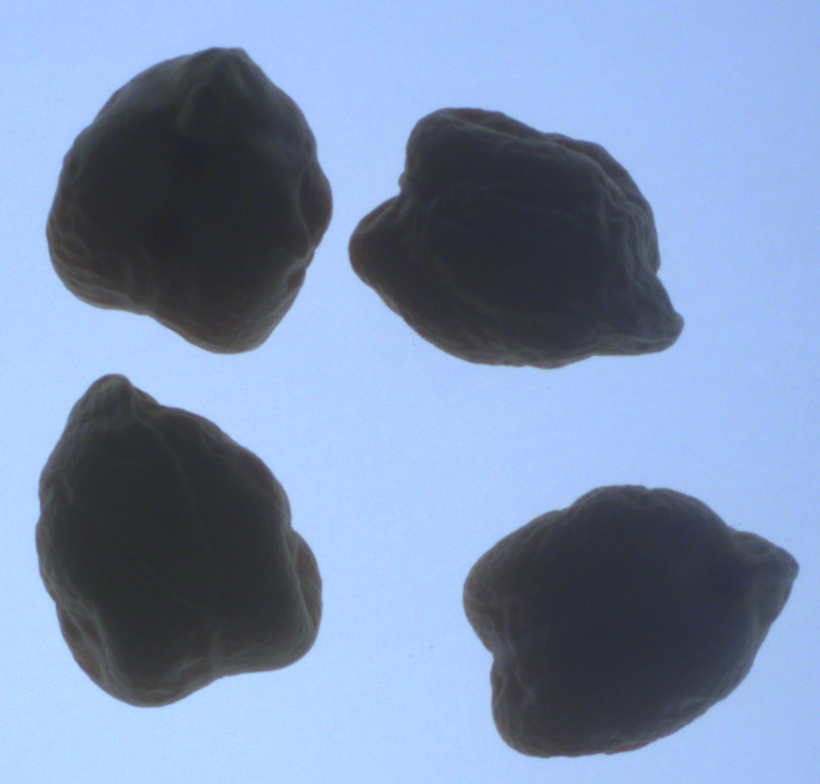
#> input picture Basic level image processing/c8_Thresholding/Resim1_Dort_Nohut.png, 820 x 784 px
$ python K9_4_RESIM_Esikleme_Threshold_BINARY_OTSU.py
#> lines starting #> are read from the running program, lines starting #| are printed output that depends on the picture; after the words box and inside, x2 and y2 are one past the last pixel; in counts of white or black regions, pixels touching at a corner belong together

import cv2
import numpy as np
import matplotlib.pyplot as plt

# Resmi oku
img1 = cv2.imread('Resim1_Dort_Nohut.png')
#> img1 is the input picture: shape (784, 820, 3); mean B, G, R 176.9, 144.3, 124.2
#img1 = cv2.imread('Resim2_Coklu_Bugday.png')

# Gri tonlamaya çevir
img = cv2.cvtColor(img1, cv2.COLOR_BGR2GRAY)
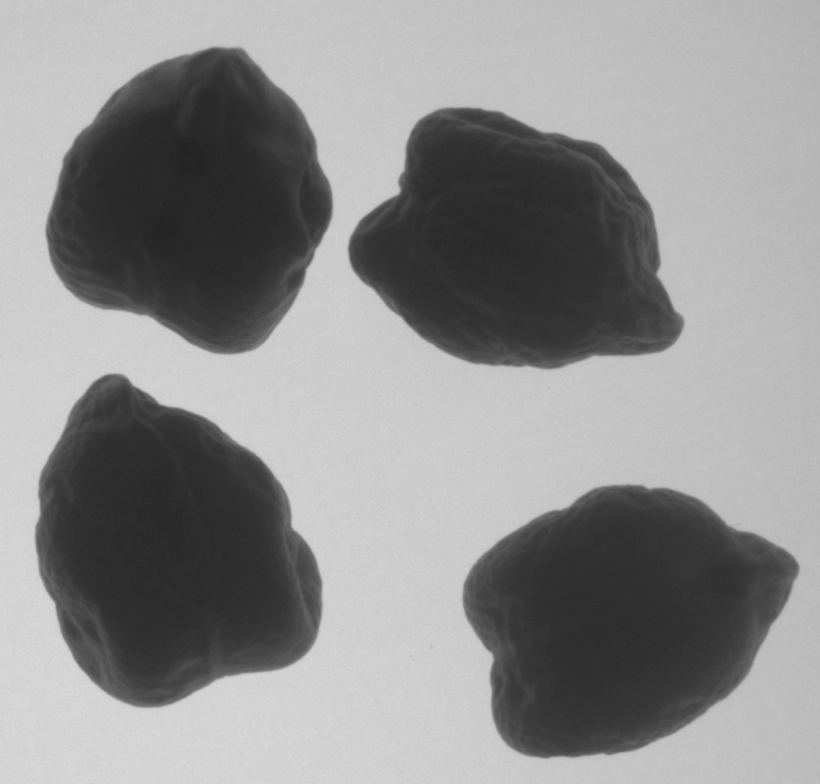
#> img: shape (784, 820); min 34, max 218, mean 142

# Otsu eşikleme işlemi uygula (cv2.THRESH_BINARY + cv2.THRESH_OTSU)
ret1, thresh1 = cv2.threshold(img, 0, 255, cv2.THRESH_BINARY + cv2.THRESH_OTSU)
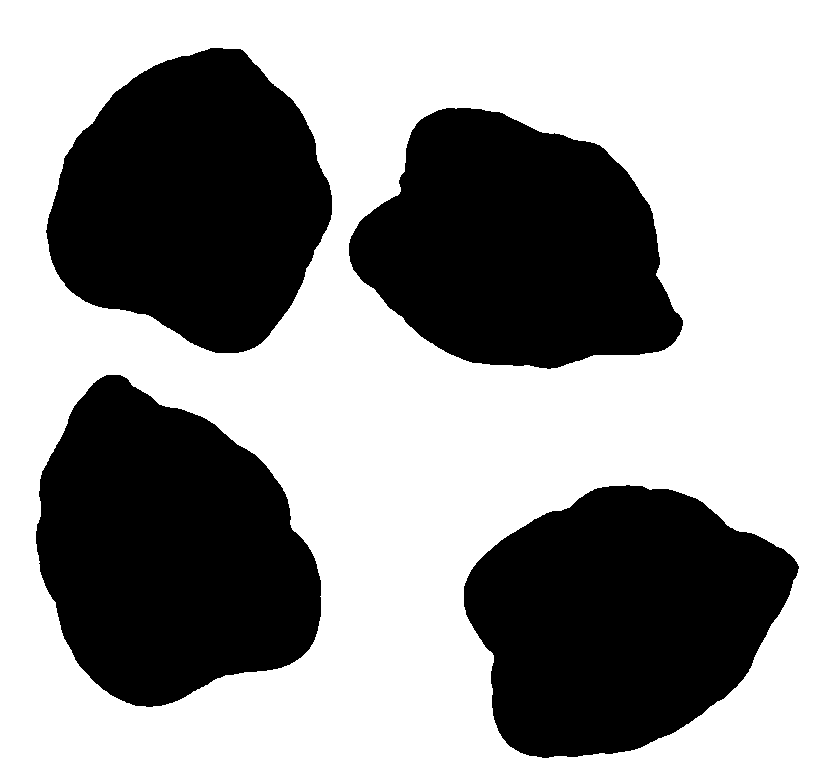
#> thresh1: shape (784, 820); 60.2% white; 4 black regions, box (x1, y1, x2, y2) and area: (36, 375, 321, 707) 66986, (464, 485, 799, 758) 64877, (46, 48, 332, 353) 62351, (349, 108, 683, 369) 61725
#> ret1 = 127

# Gri seviye resmin histogramını hesapla
hist = cv2.calcHist([img], [0], None, [256], [0, 256])
#> hist = 256 values, max 22361 at index 206, min 0 at index 0, mean 2511.2

# Histogramı çiz
plt.plot(hist, color='b')
plt.title('Gri Seviye Histogram')
plt.show()
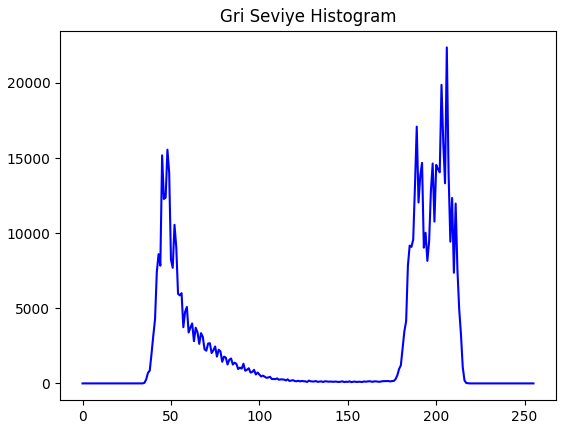
#> figure drawn by matplotlib, 1 panel; curve peaks at x = 206, y = 22361

# Resimleri göster
cv2.imshow("RENKLI", img1)
cv2.imshow("GRAY", img)
cv2.imshow("OTSU_THRESHOLD", thresh1)

# Bekle ve ekrandan çık
cv2.waitKey(0)
cv2.destroyAllWindows()
